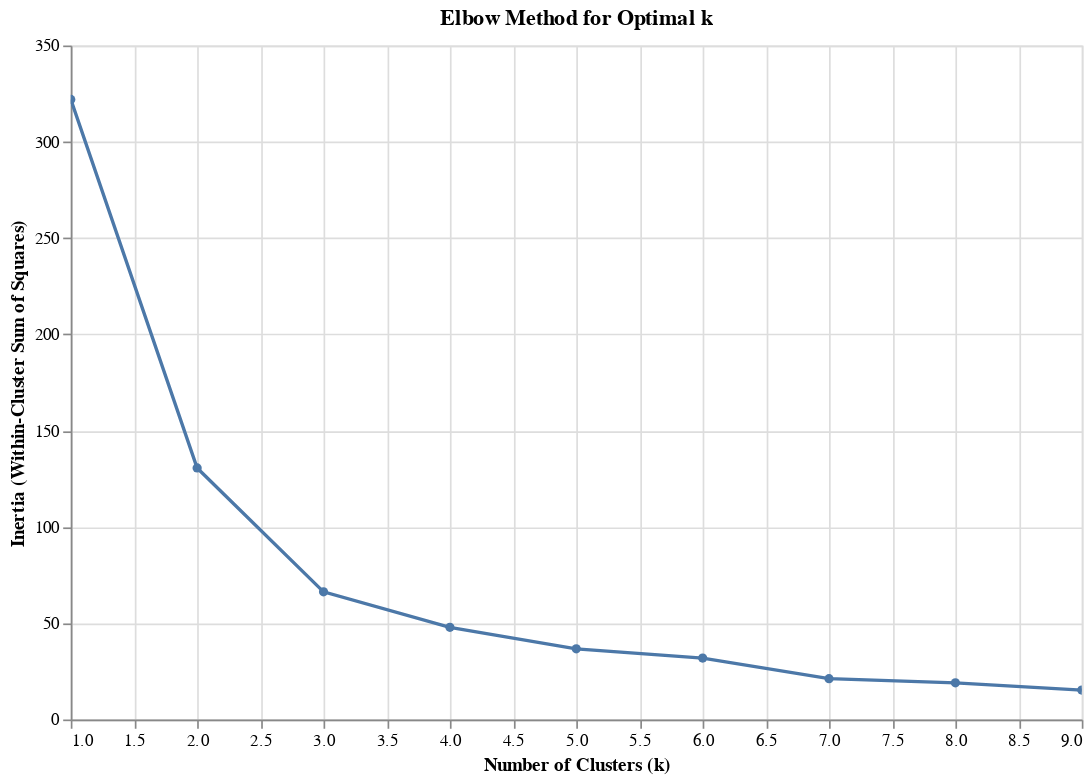

Notebook code cell kept with this figure:
### Code cell
# Scale the features
scaler = StandardScaler()
X_scaled = scaler.fit_transform(X)

# Determine optimal number of clusters using the elbow method
inertia = []
k_range = range(1, min(10, len(X)))

# Calculate inertia (within-cluster sum of squares) for different k values
for k in k_range:
    kmeans = KMeans(n_clusters=k, random_state=42)
    kmeans.fit(X_scaled)
    inertia.append(kmeans.inertia_)

# Create elbow plot using Altair
elbow_data = pd.DataFrame({
    'k': list(k_range),
    'inertia': inertia
})

elbow_chart = alt.Chart(elbow_data).mark_line(point=True).encode(
    x=alt.X('k:Q', title='Number of Clusters (k)'),
    y=alt.Y('inertia:Q', title='Inertia (Within-Cluster Sum of Squares)'),
    tooltip=['k', 'inertia']
).properties(
    width=600,
    height=400,
    title='Elbow Method for Optimal k'
).interactive()

# Display the elbow plot
elbow_chart

### Figure 1 — Vega-Lite specification as saved in the notebook (floating-point values rounded to 4 significant figures)
{"config": {"view": {"continuousWidth": 300, "continuousHeight": 300}}, "data": {"name": "data-ecf4d303467ae1ee1f8cb745537ad686"}, "mark": {"type": "line", "point": true}, "encoding": {"tooltip": [{"field": "k", "type": "quantitative"}, {"field": "inertia", "type": "quantitative"}], "x": {"field": "k", "title": "Number of Clusters (k)", "type": "quantitative"}, "y": {"field": "inertia", "title": "Inertia (Within-Cluster Sum of Squares)", "type": "quantitative"}}, "height": 400, "params": [{"name": "param_35", "select": {"type": "interval", "encodings": ["x", "y"]}, "bind": "scales"}], "title": "Elbow Method for Optimal k", "width": 600, "$schema": "https://vega.github.io/schema/vega-lite/v5.20.1.json", "datasets": {"data-ecf4d303467ae1ee1f8cb745537ad686": [{"k": 1, "inertia": 322.0}, {"k": 2, "inertia": 130.6}, {"k": 3, "inertia": 66.3}, {"k": 4, "inertia": 47.88}, {"k": 5, "inertia": 36.7}, {"k": 6, "inertia": 31.9}, {"k": 7, "inertia": 21.19}, {"k": 8, "inertia": 19.04}, {"k": 9, "inertia": 15.26}]}}
